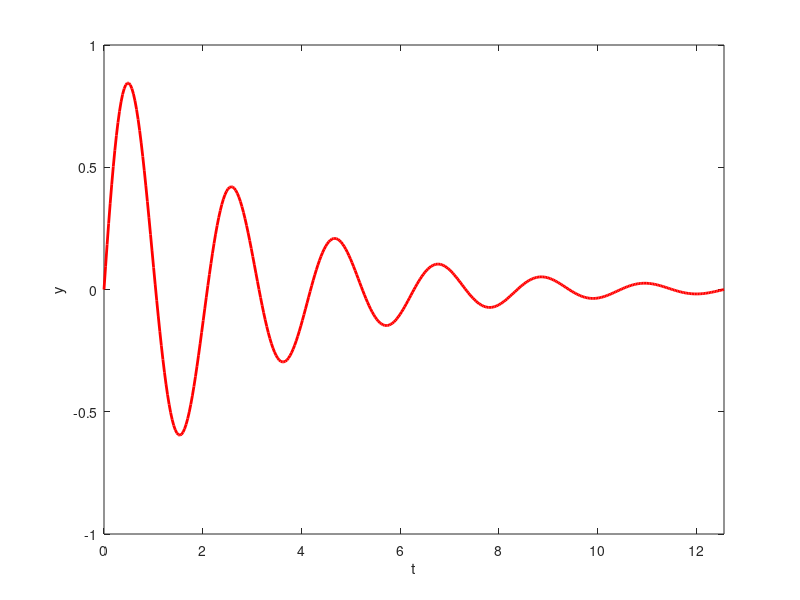

Here is the MATLAB script that generated this plot:
% Plot Damped Oscillation Curve
% Function: exp(-t/3) .* sin(3 * t)

t = 0: pi/100: 4*pi;  % Value scale of variable t
% Well, the '.*' and '*' are TOTALLY different
y = exp(-t/3) .* sin (3 * t);  % Calc y value

% Plot
plot(t, y, '-r', 'LineWidth', 2)
axis([0, 4*pi, -1, 1])
xlabel('t')
ylabel('y')
